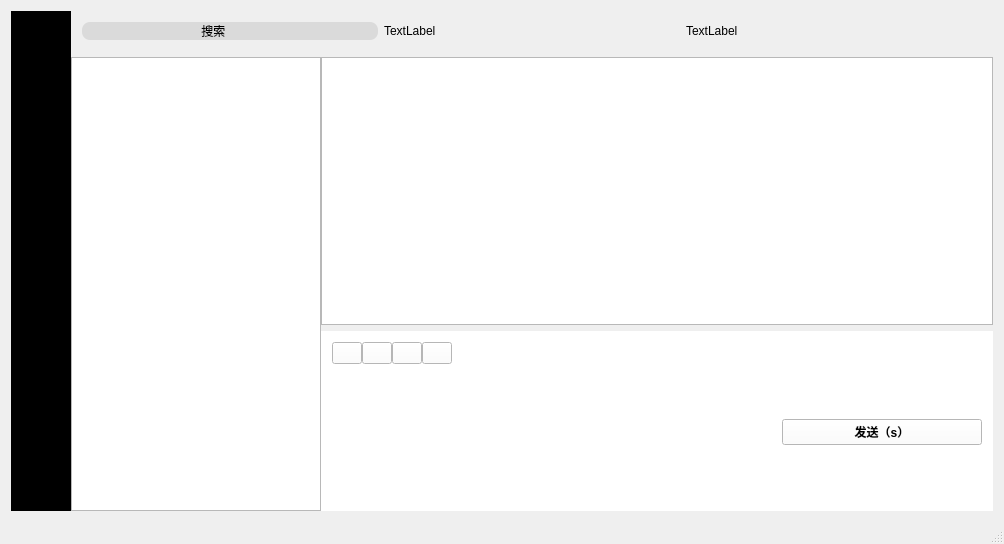
<?xml version="1.0" encoding="UTF-8"?>
<ui version="4.0">
 <class>MainWindow</class>
 <widget class="QMainWindow" name="MainWindow">
  <property name="geometry">
   <rect>
    <x>0</x>
    <y>0</y>
    <width>827</width>
    <height>500</height>
   </rect>
  </property>
  <property name="maximumSize">
   <size>
    <width>8000</width>
    <height>500</height>
   </size>
  </property>
  <property name="windowTitle">
   <string>MainWindow</string>
  </property>
  <widget class="QWidget" name="centralWidget">
   <layout class="QGridLayout" name="gridLayout_3">
    <item row="0" column="0">
     <layout class="QHBoxLayout" name="horizontalLayout_3">
      <property name="spacing">
       <number>0</number>
      </property>
      <item>
       <widget class="QLabel" name="label">
        <property name="sizePolicy">
         <sizepolicy hsizetype="Fixed" vsizetype="Preferred">
          <horstretch>0</horstretch>
          <verstretch>0</verstretch>
         </sizepolicy>
        </property>
        <property name="minimumSize">
         <size>
          <width>60</width>
          <height>500</height>
         </size>
        </property>
        <property name="maximumSize">
         <size>
          <width>120</width>
          <height>500</height>
         </size>
        </property>
        <property name="styleSheet">
         <string notr="true">background-color: rgb(0, 0, 0);</string>
        </property>
        <property name="frameShape">
         <enum>QFrame::Box</enum>
        </property>
        <property name="frameShadow">
         <enum>QFrame::Sunken</enum>
        </property>
        <property name="text">
         <string/>
        </property>
       </widget>
      </item>
      <item>
       <layout class="QVBoxLayout" name="verticalLayout_2">
        <item>
         <widget class="QWidget" name="widget" native="true">
          <property name="maximumSize">
           <size>
            <width>16777215</width>
            <height>400</height>
           </size>
          </property>
          <layout class="QHBoxLayout" name="horizontalLayout_2">
           <item>
            <widget class="QPushButton" name="searchBtn">
             <property name="styleSheet">
              <string notr="true">background-color: rgb(218, 218, 218);
border-radius:8px</string>
             </property>
             <property name="text">
              <string>搜索          </string>
             </property>
             <property name="icon">
              <iconset>
               <normaloff>image/search.png</normaloff>image/search.png</iconset>
             </property>
             <property name="flat">
              <bool>false</bool>
             </property>
            </widget>
           </item>
           <item>
            <widget class="QLabel" name="label_2">
             <property name="text">
              <string>TextLabel</string>
             </property>
            </widget>
           </item>
           <item>
            <widget class="QLabel" name="label_3">
             <property name="text">
              <string>TextLabel</string>
             </property>
            </widget>
           </item>
          </layout>
         </widget>
        </item>
        <item>
         <layout class="QHBoxLayout" name="horizontalLayout">
          <property name="spacing">
           <number>0</number>
          </property>
          <item>
           <widget class="QTableWidget" name="userListtableWidget">
            <property name="minimumSize">
             <size>
              <width>250</width>
              <height>0</height>
             </size>
            </property>
            <property name="maximumSize">
             <size>
              <width>250</width>
              <height>16777215</height>
             </size>
            </property>
            <property name="font">
             <font>
              <family>Lucida Fax</family>
              <pointsize>14</pointsize>
             </font>
            </property>
            <property name="selectionMode">
             <enum>QAbstractItemView::SingleSelection</enum>
            </property>
            <property name="selectionBehavior">
             <enum>QAbstractItemView::SelectRows</enum>
            </property>
            <property name="showGrid">
             <bool>false</bool>
            </property>
            <attribute name="horizontalHeaderVisible">
             <bool>false</bool>
            </attribute>
            <attribute name="horizontalHeaderDefaultSectionSize">
             <number>250</number>
            </attribute>
            <attribute name="verticalHeaderVisible">
             <bool>false</bool>
            </attribute>
           </widget>
          </item>
          <item>
           <layout class="QVBoxLayout" name="verticalLayout">
            <item>
             <widget class="QTextBrowser" name="chatTextBrowser">
              <property name="minimumSize">
               <size>
                <width>0</width>
                <height>265</height>
               </size>
              </property>
             </widget>
            </item>
            <item>
             <widget class="QWidget" name="widget_2" native="true">
              <property name="maximumSize">
               <size>
                <width>16777215</width>
                <height>180</height>
               </size>
              </property>
              <property name="styleSheet">
               <string notr="true">background-color: rgb(255, 255, 255);</string>
              </property>
              <layout class="QGridLayout" name="gridLayout">
               <property name="spacing">
                <number>0</number>
               </property>
               <item row="0" column="0">
                <widget class="QPushButton" name="pushButton">
                 <property name="maximumSize">
                  <size>
                   <width>30</width>
                   <height>30</height>
                  </size>
                 </property>
                 <property name="text">
                  <string/>
                 </property>
                </widget>
               </item>
               <item row="0" column="7">
                <spacer name="horizontalSpacer_3">
                 <property name="orientation">
                  <enum>Qt::Horizontal</enum>
                 </property>
                 <property name="sizeType">
                  <enum>QSizePolicy::Fixed</enum>
                 </property>
                 <property name="sizeHint" stdset="0">
                  <size>
                   <width>200</width>
                   <height>20</height>
                  </size>
                 </property>
                </spacer>
               </item>
               <item row="1" column="0" colspan="5">
                <widget class="QTextEdit" name="chattextEdit">
                 <property name="minimumSize">
                  <size>
                   <width>450</width>
                   <height>0</height>
                  </size>
                 </property>
                 <property name="layoutDirection">
                  <enum>Qt::LeftToRight</enum>
                 </property>
                 <property name="frameShape">
                  <enum>QFrame::NoFrame</enum>
                 </property>
                </widget>
               </item>
               <item row="0" column="6">
                <spacer name="horizontalSpacer">
                 <property name="orientation">
                  <enum>Qt::Horizontal</enum>
                 </property>
                 <property name="sizeHint" stdset="0">
                  <size>
                   <width>40</width>
                   <height>20</height>
                  </size>
                 </property>
                </spacer>
               </item>
               <item row="1" column="7">
                <widget class="QPushButton" name="sendBtn">
                 <property name="font">
                  <font>
                   <pointsize>9</pointsize>
                   <weight>75</weight>
                   <bold>true</bold>
                  </font>
                 </property>
                 <property name="text">
                  <string>发送（s）</string>
                 </property>
                </widget>
               </item>
               <item row="0" column="1">
                <widget class="QPushButton" name="transBtn">
                 <property name="maximumSize">
                  <size>
                   <width>30</width>
                   <height>30</height>
                  </size>
                 </property>
                 <property name="text">
                  <string/>
                 </property>
                 <property name="icon">
                  <iconset>
                   <activeon>image/file.png</activeon>
                  </iconset>
                 </property>
                </widget>
               </item>
               <item row="0" column="2">
                <widget class="QPushButton" name="pushButton_2">
                 <property name="maximumSize">
                  <size>
                   <width>30</width>
                   <height>30</height>
                  </size>
                 </property>
                 <property name="text">
                  <string/>
                 </property>
                </widget>
               </item>
               <item row="0" column="3">
                <widget class="QPushButton" name="pushButton_3">
                 <property name="maximumSize">
                  <size>
                   <width>30</width>
                   <height>30</height>
                  </size>
                 </property>
                 <property name="text">
                  <string/>
                 </property>
                </widget>
               </item>
              </layout>
             </widget>
            </item>
           </layout>
          </item>
         </layout>
        </item>
       </layout>
      </item>
     </layout>
    </item>
   </layout>
  </widget>
  <widget class="QMenuBar" name="menuBar">
   <property name="geometry">
    <rect>
     <x>0</x>
     <y>0</y>
     <width>827</width>
     <height>26</height>
    </rect>
   </property>
  </widget>
  <widget class="QStatusBar" name="statusBar"/>
 </widget>
 <layoutdefault spacing="6" margin="11"/>
 <resources/>
 <connections/>
</ui>
